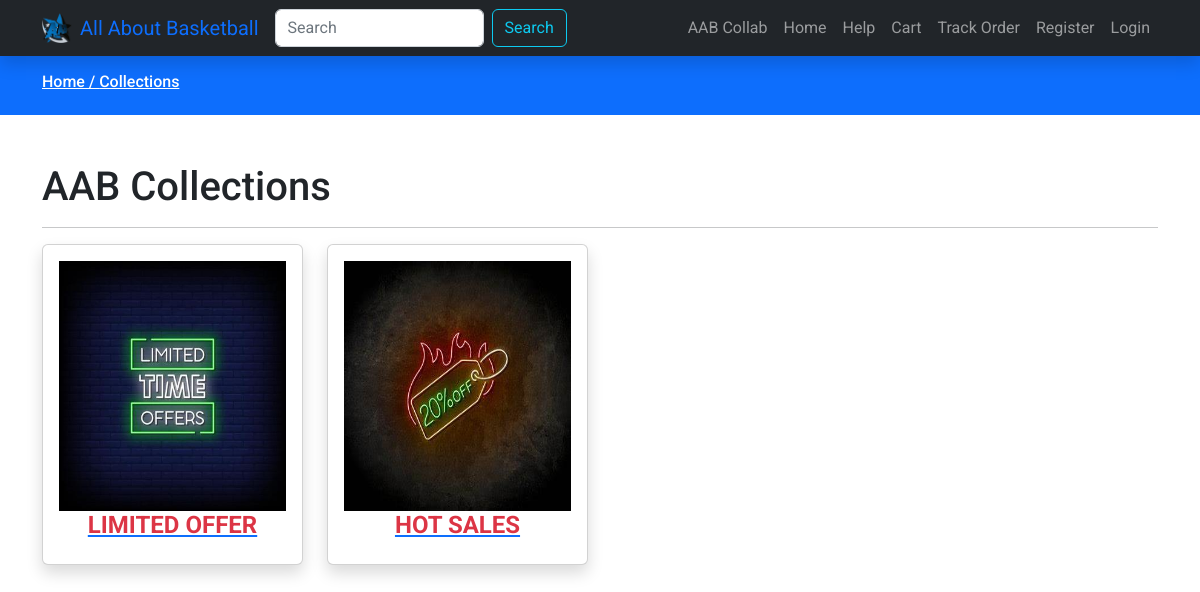
/categories.php, run on the app's committed database.
### tables this page shows
CREATE TABLE `categories` (
  `id` int(11) NOT NULL,
  `name` varchar(191) NOT NULL,
  `slug` varchar(191) NOT NULL,
  `description` longtext NOT NULL,
  `status` tinyint(4) NOT NULL DEFAULT 0,
  `popular` tinyint(4) NOT NULL DEFAULT 0,
  `image` varchar(191) NOT NULL,
  `meta_keywords` mediumtext NOT NULL,
  `created_at` timestamp NOT NULL DEFAULT current_timestamp()
);

### functions/userfunctions.php (called while the page is built, shortened)
<?php
include('./config/dbcon.php');
function getAllActive($table)
{
    global $con;
    $query = "SELECT * FROM $table WHERE status = '0'";
    return $query_run = mysqli_query($con, $query);
    exit();
}
?>

### categories.php (the view)
<?php
include('functions/userfunctions.php');
include('includes/header.php');
?>
<div class="py-3 bg-primary">
    <div class="container">
        <h6 class = "text-white"><a class = "text-white" href="index.php">
                        Home /
                    </a>
                    <a class = "text-white" href="categories.php">
                        Collections
                    </a>
        </h6>
    </div>
</div>
<div class="py-5">
    <div class="container">
        <div class="row">
            <div class="col-md-12">
                <h1 class="text-dark">AAB Collections</h1>
                <hr>
                <div class="row">
                    <?php
                        $categories = getAllActive("categories");
                        if(mysqli_num_rows($categories) > 0)
                        {
                            foreach($categories as $item)
                            {
                                ?>
                                    <div class="col-md-3 mb-2">
                                        <a href="products.php?category=<?= $item['slug']; ?>">
                                            <div class="card shadow">
                                                <div class="card-body">
                                                    <img src="uploads/<?= $item['image']; ?>"  width="350px" height="250px" alt="Category Image" class = "w-100">
                                                    <h4 class = "text-center text-danger"> <strong> <?= $item['slug']; ?> </strong></h4>
                                                </div>
                                            </div>
                                        </a>
                                    </div>
                                <?php
                            }
                        }
                        else
                        {
                            echo "Sorry No Available!";
                        }
                    ?>
                </div>
            </div>
        </div>
    </div>
</div>
<?php include('includes/footer.php'); ?>

### includes/header.php (shortened to what this page needs)
<!doctype html>
<html lang="en">
  <head>
    <link href="assets/css/bootstrap.min.css" rel="stylesheet">
    <link href="assets/css/custom.css" rel="stylesheet">
    <link href="assets/css/owl.theme.default.min.css" rel="stylesheet">
    <link href="assets/css/owl.carousel.min.css" rel="stylesheet">
    <link rel="stylesheet" href="https://cdnjs.cloudflare.com/ajax/libs/font-awesome/4.7.0/css/font-awesome.min.css">
    <link rel="stylesheet" href="//cdn.jsdelivr.net/npm/alertifyjs@1.13.1/build/css/alertify.min.css"/>
    <link rel="stylesheet" href="//cdn.jsdelivr.net/npm/alertifyjs@1.13.1/build/css/themes/bootstrap.min.css"/>
  <body>
      <?php include('includes/navbar.php')?>

### includes/navbar.php (shortened to what this page needs)
<?php
    $page = substr($_SERVER['SCRIPT_NAME'], strrpos($_SERVER['SCRIPT_NAME'],"/") + 1);
?>
<nav class="navbar navbar-expand-lg navbar-dark sticky-top bg-dark shadow">
    <div class="container">
        <img src="assets/images/logo1remove.png" alt="" height="30px" width="30px">
        <a class="navbar-brand text-primary ms-2" href="index.php">All About Basketball</a>
        <div class="collapse navbar-collapse" id="navbarSupportedContent">
            <form class="d-flex" role="search" action="search.php" method="POST">
                <input class="form-control me-2" type="search" name="search" placeholder="Search" aria-label="Search">
                <button class="btn btn-outline-info" type="submit" name="search_btn">Search</button>
            </form>
            <ul class="navbar-nav ms-auto mb-2 mb-lg-0">
            <li class="nav-item">
                    <a class="nav-link <?= $page == "add.php"? 'active text-primary':''; ?>" href="add.php">AAB Collab</a>
                </li>
                <li class="nav-item">
                    <a class="nav-link <?= $page == "index.php"? 'active text-primary':''; ?>" href="index.php">Home</a>
                </li>
                <li class="nav-item">
                    <a class="nav-link <?= $page == "help.php"? 'active text-primary':''; ?>" href="help.php">Help</a>
                </li>
                <li class="nav-item">
                    <a class="nav-link <?= $page == "cart.php"? 'active text-primary':''; ?>" href="cart.php">Cart</a>
                </li>
                <li class="nav-item">
                    <a class="nav-link <?= $page == "my-orders.php"? 'active text-primary':''; ?>" href="my-orders.php">Track Order</a>
                </li>
                <?php
                    if(isset($_SESSION['auth']))
                    {
                 ?>
                  <li class="nav-item dropdown ">
                    <a class="nav-link dropdown-toggle" href="#" role="button" data-bs-toggle="dropdown" aria-expanded="false">
                        <?= $_SESSION['auth_user']['name'];?>
                    </a>
                    <ul class="dropdown-menu">
                    <li><a class="dropdown-item" href="admin/index.php">Admin Dashboard</a></li>
                            <hr class="dropdown-divider">
                        <li><a class="dropdown-item" href="my-profile.php">My Profile</a></li>
                            <hr class="dropdown-divider">
                        <li><a class="dropdown-item" href="logout.php">Logout</a></li>
                    </ul>
                </li>
                <?php
                }
                else{
                ?>
                    <li class="nav-item">
                    <a class="nav-link <?= $page == "register.php"? 'active text-primary':''; ?>" href="register.php">Register</a>
                    </li>
                    <li class="nav-item">
                    <a class="nav-link <?= $page == "login.php"? 'active text-primary':''; ?>" href="login.php">Login</a>
                    </li>
               <?php
               }
               ?>
            </ul>
        </div>
    </div>
</nav>

### includes/footer.php (shortened to what this page needs)
  </body>
</html>

### assets/css/custom.css (style rules this page uses)
* { box-sizing: border-box; margin: 0; padding: 0; font-family: 'Roboto', sans-serif; }
body { background: #D9D9D9; }
a { text-decoration: none; }

### data on the page
categories: image (picture), slug "LIMITED OFFER"
categories: image (picture), slug "HOT SALES"
